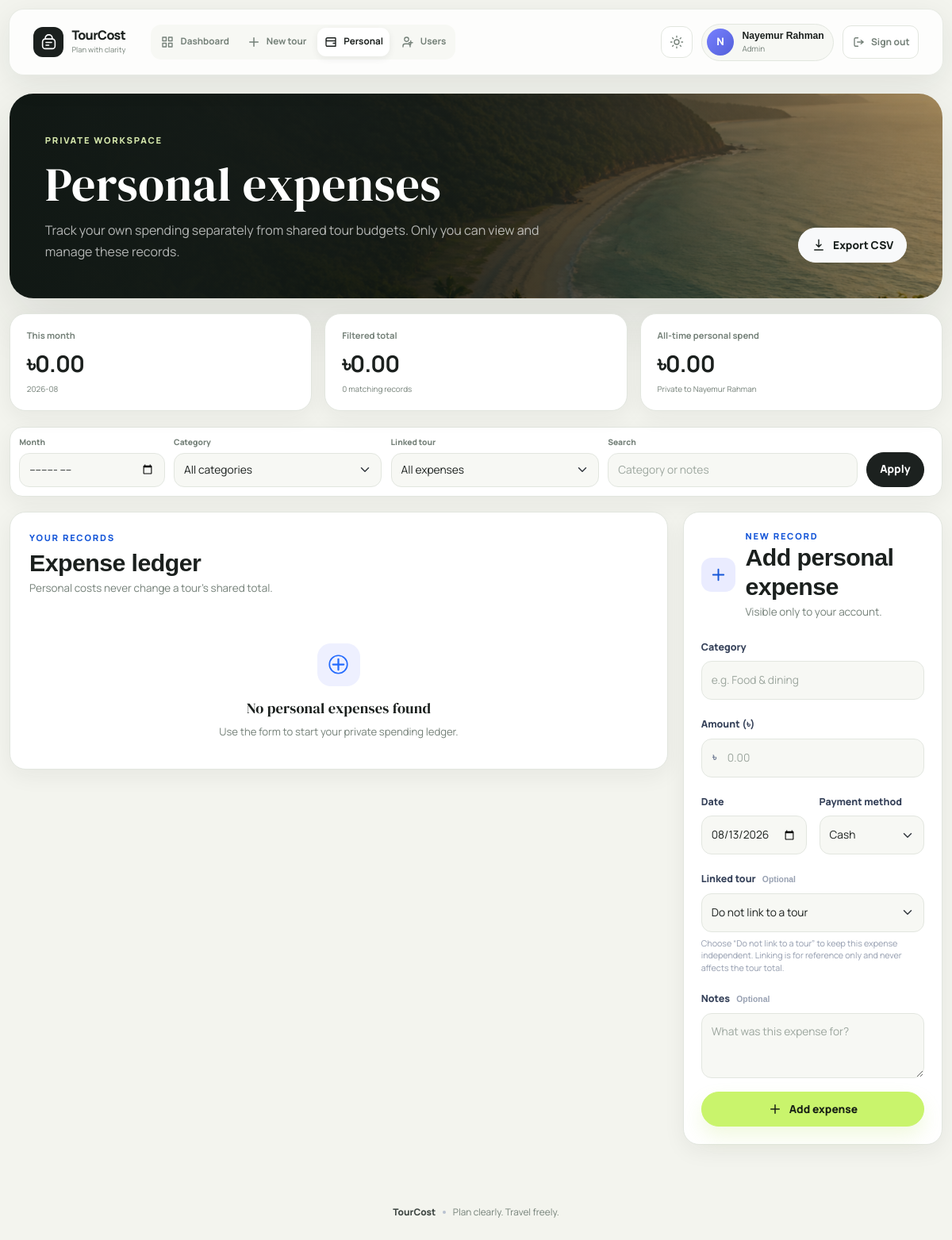
The page /personal-expenses (signed in) on the database its author committed.
### tables this page shows
CREATE TABLE users (
                id INTEGER PRIMARY KEY AUTOINCREMENT,
                username TEXT NOT NULL UNIQUE,
                full_name TEXT NOT NULL,
                password_hash TEXT NOT NULL,
                role TEXT NOT NULL DEFAULT 'user',
                created_at TEXT NOT NULL,
                updated_at TEXT NOT NULL,
                CHECK(role IN ('super_admin', 'admin', 'user'))
            );

### app.py (the view, shortened to what this page needs)
@app.route("/personal-expenses", methods=["GET", "POST"])
@login_required
def personal_expenses():
    with get_db() as conn:
        where_sql, params, filters = personal_expense_query(g.current_user["id"])
        expenses = conn.execute(
            f"""
            SELECT personal_expenses.*, tours.title AS tour_title
            FROM personal_expenses
            LEFT JOIN tours ON tours.id = personal_expenses.tour_id
            WHERE {where_sql}
            ORDER BY personal_expenses.expense_date DESC, personal_expenses.id DESC
            """,
            params,
        ).fetchall()
        tours = conn.execute("SELECT id, title FROM tours ORDER BY title COLLATE NOCASE").fetchall()
        all_time_total = conn.execute(
            "SELECT COALESCE(SUM(amount), 0) FROM personal_expenses WHERE user_id = ?",
            (g.current_user["id"],),
        ).fetchone()[0]
        current_month = date.today().strftime("%Y-%m")
        month_total = conn.execute(
            "SELECT COALESCE(SUM(amount), 0) FROM personal_expenses WHERE user_id = ? AND substr(expense_date, 1, 7) = ?",
            (g.current_user["id"], current_month),
        ).fetchone()[0]
    filtered_total = sum(float(item["amount"]) for item in expenses)
    category_totals = {}
    for item in expenses:
        category_totals[item["category"]] = category_totals.get(item["category"], 0) + float(item["amount"])
    category_breakdown = sorted(category_totals.items(), key=lambda item: item[1], reverse=True)
    return render_template(
        "personal_expenses.html",
        expenses=expenses,
        tours=tours,
        filters=filters,
        categories=PERSONAL_EXPENSE_CATEGORIES,
        payment_methods=PAYMENT_METHODS,
        filtered_total=filtered_total,
        all_time_total=float(all_time_total or 0),
        month_total=float(month_total or 0),
        current_month=current_month,
        category_breakdown=category_breakdown,
        today=date.today().isoformat(),
    )

### app.py (called while the page is built)
@contextmanager
def get_db():
    conn = sqlite3.connect(DB_PATH)
    conn.row_factory = sqlite3.Row
    conn.execute("PRAGMA foreign_keys = ON")
    try:
        yield conn
        conn.commit()
    except Exception:
        conn.rollback()
        raise
    finally:
        conn.close()

def safe_int(value, default=0):
    try:
        return max(int(value or default), 0)
    except (TypeError, ValueError):
        return default

def get_user_by_id(user_id):
    with get_db() as conn:
        return conn.execute("SELECT * FROM users WHERE id = ?", (user_id,)).fetchone()

def login_required(view):
    @wraps(view)
    def wrapped(*args, **kwargs):
        if not g.current_user:
            flash("Please log in to continue.", "warning")
            return redirect(url_for("login", next=request.full_path))
        return view(*args, **kwargs)
    return wrapped

def get_csrf_token():
    token = session.get("csrf_token")
    if not token:
        token = secrets.token_urlsafe(32)
        session["csrf_token"] = token
    return token

@app.before_request
def protect_from_csrf():
    if request.method == "POST":
        expected = session.get("csrf_token", "")
        supplied = request.form.get("csrf_token", "") or request.headers.get("X-CSRF-Token", "")
        if not expected or not supplied or not hmac.compare_digest(expected, supplied):
            session.pop("csrf_token", None)
            get_csrf_token()
            flash("That form expired. Please try again; your page has been refreshed safely.", "warning")
            referrer = urlsplit(request.referrer or "")
            if referrer.netloc == request.host:
                location = referrer.path or "/"
                if referrer.query:
                    location = f"{location}?{referrer.query}"
                return redirect(location)
            return redirect(url_for("dashboard" if session.get("user_id") else "login"))

@app.before_request
def load_current_user():
    g.current_user = None
    user_id = session.get("user_id")
    if user_id:
        g.current_user = get_user_by_id(user_id)
        if g.current_user is None:
            session.clear()

@app.context_processor
def inject_helpers():
    return {
        "calculate_costs": calculate_costs,
        "get_tour_insights": get_tour_insights,
        "get_traveller_names": get_traveller_names,
        "can_manage_tour_expense": can_manage_tour_expense,
    }

### templates/personal_expenses.html (shortened to what this page needs)
{% extends "base.html" %}
{% block content %}
<section class="personal-hero">
    <div>
        <span class="eyebrow">Private workspace</span>
        <h1>Personal expenses</h1>
        <p>Track your own spending separately from shared tour budgets. Only you can view and manage these records.</p>
    </div>
    <a class="btn btn-light btn-icon" href="{{ url_for('export_personal_expenses', month=filters.month, category=filters.category, tour_id=filters.tour_id or '', q=filters.q) }}">
        <svg viewBox="0 0 24 24" fill="none" aria-hidden="true"><path d="M12 3v12m-4-4 4 4 4-4M5 20h14" stroke="currentColor" stroke-width="1.9" stroke-linecap="round" stroke-linejoin="round"/></svg>
        Export CSV
    </a>
</section>
<section class="personal-stats" aria-label="Personal expense summary">
    <article><span>This month</span><strong>&#2547;{{ "{:,.2f}".format(month_total) }}</strong><small>{{ current_month }}</small></article>
    <article><span>Filtered total</span><strong>&#2547;{{ "{:,.2f}".format(filtered_total) }}</strong><small>{{ expenses|length }} matching {% if expenses|length == 1 %}record{% else %}records{% endif %}</small></article>
    <article><span>All-time personal spend</span><strong>&#2547;{{ "{:,.2f}".format(all_time_total) }}</strong><small>Private to {{ current_user['full_name'] }}</small></article>
</section>
<form class="ledger-filters" method="get" aria-label="Filter personal expenses">
    <div><label for="filterMonth">Month</label><input class="form-control" id="filterMonth" type="month" name="month" value="{{ filters.month }}"></div>
    <div><label for="filterCategory">Category</label><select class="form-select" id="filterCategory" name="category"><option value="">All categories</option></select></div>
    <div><label for="filterTour">Linked tour</label><select class="form-select" id="filterTour" name="tour_id"><option value="">All expenses</option></select></div>
    <div class="ledger-search"><label for="filterSearch">Search</label><input class="form-control" id="filterSearch" name="q" value="{{ filters.q }}" placeholder="Category or notes"></div>
    <button class="btn btn-dark" type="submit">Apply</button>
</form>
<div class="personal-ledger-layout">
    <section class="table-surface" aria-labelledby="ledgerHeading">
        <div class="surface-heading surface-heading-split">
            <div><span class="section-kicker">Your records</span><h2 id="ledgerHeading">Expense ledger</h2><p>Personal costs never change a tour's shared total.</p></div>
        </div>
        {% if expenses %}
        <div class="table-responsive">
            <table class="table app-table mobile-stack-table personal-expense-table">
                <thead><tr><th>Date</th><th>Expense</th><th>Payment</th><th>Linked tour</th><th class="text-end">Amount</th><th><span class="visually-hidden">Actions</span></th></tr></thead>
                <tbody>
                {% for expense in expenses %}
                    <tr>
                        <td data-label="Date">{{ expense['expense_date'] }}</td>
                        <td data-label="Expense"><strong class="ledger-category">{{ expense['category'] }}</strong><small class="ledger-note">{{ expense['notes'] or 'No notes' }}</small></td>
                        <td data-label="Payment"><span class="payment-chip">{{ expense['payment_method'] }}</span></td>
                        <td data-label="Linked tour">{% if expense['tour_title'] %}<a class="tour-link" href="{{ url_for('view_tour', tour_id=expense['tour_id']) }}">{{ expense['tour_title'] }}</a>{% else %}<span class="text-muted">Not linked</span>{% endif %}</td>
                        <td data-label="Amount" class="text-end"><strong>&#2547;{{ "{:,.2f}".format(expense['amount']) }}</strong></td>
                        <td data-label="Actions" class="text-end no-print">
                            <span class="row-actions">
                                <button class="icon-button small edit-personal-expense" type="button" data-bs-toggle="modal" data-bs-target="#editPersonalExpenseModal" data-action="{{ url_for('edit_personal_expense', expense_id=expense['id']) }}" data-category="{{ expense['category'] }}" data-amount="{{ expense['amount'] }}" data-date="{{ expense['expense_date'] }}" data-payment="{{ expense['payment_method'] }}" data-tour="{{ expense['tour_id'] or '' }}" data-notes="{{ expense['notes'] }}" aria-label="Edit {{ expense['category'] }} expense">
                                    <svg viewBox="0 0 24 24" fill="none" aria-hidden="true"><path d="m14.5 5.5 4 4M4 20l4.2-1 10-10a2.1 2.1 0 0 0-3-3l-10 10L4 20Z" stroke="currentColor" stroke-width="1.8"/></svg>
                                </button>
                                <form method="post" action="{{ url_for('delete_personal_expense', expense_id=expense['id']) }}" onsubmit="return confirm('Delete this personal expense?')">{% if csrf_token is defined %}<input type="hidden" name="csrf_token" value="{{ csrf_token() }}">{% endif %}<button class="icon-button small danger" type="submit" aria-label="Delete {{ expense['category'] }} expense"><svg viewBox="0 0 24 24" fill="none" aria-hidden="true"><path d="M4 7h16m-10 4v5m4-5v5M9 7l1-3h4l1 3m3 0-1 13H7L6 7" stroke="currentColor" stroke-width="1.8" stroke-linecap="round"/></svg></button></form>
                            </span>
                        </td>
                    </tr>
                {% endfor %}
                </tbody>
            </table>
        </div>
        {% else %}
        <div class="empty-state compact-empty"><div class="empty-icon"><svg viewBox="0 0 24 24" fill="none" aria-hidden="true"><path d="M12 6v12M6 12h12" stroke="currentColor" stroke-width="2" stroke-linecap="round"/><circle cx="12" cy="12" r="10" stroke="currentColor" stroke-width="1.5"/></svg></div><h3>No personal expenses found</h3><p>{% if filters.month or filters.category or filters.tour_id or filters.q %}Clear the filters or add a new record.{% else %}Use the form to start your private spending ledger.{% endif %}</p></div>
        {% endif %}
    </section>
    <aside class="personal-ledger-sidebar">
        <section class="form-surface add-personal-card" aria-labelledby="addPersonalHeading">
            <div class="surface-heading"><div class="surface-heading-icon"><svg viewBox="0 0 24 24" fill="none" aria-hidden="true"><path d="M12 5v14M5 12h14" stroke="currentColor" stroke-width="2" stroke-linecap="round"/></svg></div><div><span class="section-kicker">New record</span><h2 id="addPersonalHeading">Add personal expense</h2><p>Visible only to your account.</p></div></div>
            <form method="post" class="stacked-form">
                {% include '_personal_expense_fields.html' %}
                <button class="btn btn-primary btn-icon w-100" type="submit"><svg viewBox="0 0 24 24" fill="none" aria-hidden="true"><path d="M12 5v14M5 12h14" stroke="currentColor" stroke-width="2" stroke-linecap="round"/></svg>Add expense</button>
            </form>
        </section>
    </aside>
</div>
{% endblock %}

### templates/base.html (shortened to what this page needs)
<!doctype html>
<html lang="en">
<head>
    <link href="https://cdn.jsdelivr.net/npm/bootstrap@5.3.3/dist/css/bootstrap.min.css" rel="stylesheet">
    <link rel="stylesheet" href="{{ url_for('static', filename='style.css') }}">
</head>
<body>
<div class="page-shell">
<nav class="navbar navbar-expand-lg navbar-dark app-navbar">
    <div class="container nav-container">
        <a class="navbar-brand brand-mark" href="{{ url_for('dashboard') }}">
            <span class="brand-icon" aria-hidden="true">
            </span>
            <span>
                <strong>TourCost</strong>
                <small>Plan with clarity</small>
            </span>
        </a>
        {% if is_logged_in %}
        <div class="collapse navbar-collapse" id="primaryNav">
            <div class="navbar-nav app-nav-links" aria-label="Primary navigation">
                <a class="nav-link " href="{{ url_for('dashboard') }}" >
                    <svg viewBox="0 0 24 24" fill="none" aria-hidden="true"><path d="M4 4h6v6H4V4Zm10 0h6v6h-6V4ZM4 14h6v6H4v-6Zm10 0h6v6h-6v-6Z" stroke="currentColor" stroke-width="1.8" stroke-linejoin="round"/></svg>
                    Dashboard
                </a>
                <a class="nav-link {% if request.endpoint == 'new_tour' %}active{% endif %}" href="{{ url_for('new_tour') }}" {% if request.endpoint == 'new_tour' %}aria-current="page"{% endif %}>
                    <svg viewBox="0 0 24 24" fill="none" aria-hidden="true"><path d="M12 5v14M5 12h14" stroke="currentColor" stroke-width="2" stroke-linecap="round"/></svg>
                    New tour
                </a>
                <a class="nav-link {% if request.endpoint in ('personal_expenses', 'edit_personal_expense', 'delete_personal_expense') %}active{% endif %}" href="{{ url_for('personal_expenses') }}" {% if request.endpoint == 'personal_expenses' %}aria-current="page"{% endif %}>
                    <svg viewBox="0 0 24 24" fill="none" aria-hidden="true"><path d="M4 7.5A2.5 2.5 0 0 1 6.5 5H19a1 1 0 0 1 1 1v13H6.5A2.5 2.5 0 0 1 4 16.5v-9Zm0 0A2.5 2.5 0 0 0 6.5 10H20m-4 4h4" stroke="currentColor" stroke-width="1.8" stroke-linecap="round" stroke-linejoin="round"/></svg>
                    Personal
                </a>
                {% if can_manage_users %}
                <a class="nav-link {% if request.endpoint == 'manage_users' %}active{% endif %}" href="{{ url_for('manage_users') }}" {% if request.endpoint == 'manage_users' %}aria-current="page"{% endif %}>
                    <svg viewBox="0 0 24 24" fill="none" aria-hidden="true"><path d="M16 20v-1.5a3.5 3.5 0 0 0-3.5-3.5h-5A3.5 3.5 0 0 0 4 18.5V20M10 11a3.5 3.5 0 1 0 0-7 3.5 3.5 0 0 0 0 7Zm7-1v6m-3-3h6" stroke="currentColor" stroke-width="1.8" stroke-linecap="round"/></svg>
                    Users
                </a>
                {% endif %}
            </div>
            <div class="navbar-account">
                <button class="theme-toggle" type="button" data-theme-toggle aria-label="Switch color theme" title="Switch color theme">
                </button>
                <div class="user-pill">
                    <span class="user-avatar">{{ current_user['full_name'][0]|upper }}</span>
                    <span>
                        <strong>{{ current_user['full_name'] }}</strong>
                        <small>{{ current_user['role'].replace('_', ' ')|title }}</small>
                    </span>
                </div>
                <form method="post" action="{{ url_for('logout') }}">
                    <button class="logout-button" type="submit" aria-label="Sign out">
                        <svg viewBox="0 0 24 24" fill="none" aria-hidden="true"><path d="M10 5H6a2 2 0 0 0-2 2v10a2 2 0 0 0 2 2h4m5-4 4-3-4-3m4 3H9" stroke="currentColor" stroke-width="1.8" stroke-linecap="round" stroke-linejoin="round"/></svg>
                        <span>Sign out</span>
                    </button>
                </form>
            </div>
        </div>
        {% endif %}
    </div>
</nav>
<main class="container app-main" id="main-content" tabindex="-1">
    {% block content %}{% endblock %}
</main>
<footer class="container app-footer">
    <span>TourCost</span>
    <span class="footer-dot" aria-hidden="true"></span>
    <span>Plan clearly. Travel freely.</span>
</footer>
</div>
</body>
</html>

### rows shown on the page
users: full_name "N", full_name "Nayemur Rahman", role.replace "Admin"

### other values the page prints
{{ "{:,.2f}".format(month_total) }} "0.00"
{{ "{:,.2f}".format(filtered_total) }} "0.00"
{{ expenses|length }} "0"
{{ "{:,.2f}".format(all_time_total) }} "0.00"
form field payment_method "Cash"
